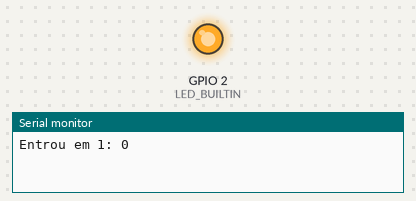
This sketch was run on a simulated ESP8266 (Wemos D1 mini). Parts: output pins drawn as LEDs (lit = HIGH, except the on-board LED, lit = LOW), the last lines printed to the serial monitor.

Above: at 1.5 s.
At 37.0 s:
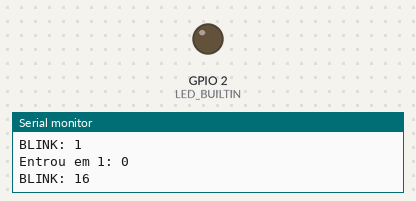
Timing chart, 0 to 42.1 s (numbered marks = the images above):
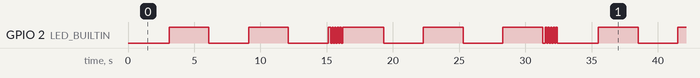

The sketch:

test.ino
```cpp
#include <Arduino.h>
#include <Time.h>
#include <TimeLib.h>
#include <Ticker.h>
#include <QueueList.h>
#include <stdlib.h>
#include <ESP8266HTTPClient.h>
#include <ESP8266WiFi.h>
#include <ESP8266mDNS.h>// comunica com o dns (ArduinoOTA)
#include <DNSServer.h> // habilita servidor dns no esp (WiFiManager)
#include <ESP8266WebServer.h>
#include <WiFiManager.h>
#include <ArduinoOTA.h>
#include <EEPROM.h>


void eAtual();
void blink();
bool eLed = 0;

class Sinalizador
{
    public:
        Sinalizador(int e);
        int getEstado();
        void setEstado(int e);
        int getCont();
        void setCont(int c);
        //Ticker getTicker();
        Ticker tsinalizador;
        Ticker setBlink;
        //Ticker setBlink2;


    private:
        int estado, cont = 0;


};


Sinalizador::Sinalizador(int e)
{
    estado = e;
    cont = 0;
    tsinalizador.attach_ms(100, eAtual);


}

int Sinalizador::getEstado()
{
    return this->estado;
}

int Sinalizador::getCont()
{
    return this->cont;
}

void Sinalizador::setEstado(int e)
{
    estado = e;
}

void Sinalizador::setCont(int c)
{
    cont = c;
}

Sinalizador s(5);

void eAtual()
{
  //Serial.println("eAtual");
  if(s.getEstado() == 5)//deverá dar duas piscadas longas e uma rapida
  {
    //Serial.println("ok estado");
    if(s.getCont() == 0)
    {
      Serial.print("Entrou em 1: ");
      Serial.println(s.getCont());
      s.setCont(16);
      //s.setBlink2.detach();
      s.setBlink.attach_ms(3000, blink);

    }
    else if(s.getCont() == 11)
    {
      Serial.print("entrou em 2: ");
      Serial.println(s.getCont());
      //s.setBlink.detach();
      s.setCont(10);
      s.setBlink.attach_ms(100, blink);
    }

  }

}

void blink()
{
    eLed = !eLed;
    Serial.print("BLINK: ");
    Serial.println(s.getCont());
    digitalWrite(LED_BUILTIN, eLed);
    s.setCont(s.getCont() - 1);
}


/*
                                              tttt
                                           ttt:::t
                                           t:::::t
                                           t:::::t
    ssssssssss       eeeeeeeeeeee    ttttttt:::::ttttttt    uuuuuu    uuuuuu ppppp   ppppppppp
  ss::::::::::s    ee::::::::::::ee  t:::::::::::::::::t    u::::u    u::::u p::::ppp:::::::::p
ss:::::::::::::s  e::::::eeeee:::::eet:::::::::::::::::t    u::::u    u::::u p:::::::::::::::::p
s::::::ssss:::::se::::::e     e:::::etttttt:::::::tttttt    u::::u    u::::u pp::::::ppppp::::::p
 s:::::s  ssssss e:::::::eeeee::::::e      t:::::t          u::::u    u::::u  p:::::p     p:::::p
   s::::::s      e:::::::::::::::::e       t:::::t          u::::u    u::::u  p:::::p     p:::::p
      s::::::s   e::::::eeeeeeeeeee        t:::::t          u::::u    u::::u  p:::::p     p:::::p
ssssss   s:::::s e:::::::e                 t:::::t    ttttttu:::::uuuu:::::u  p:::::p    p::::::p
s:::::ssss::::::se::::::::e                t::::::tttt:::::tu:::::::::::::::uup:::::ppppp:::::::p
s::::::::::::::s  e::::::::eeeeeeee        tt::::::::::::::t u:::::::::::::::up::::::::::::::::p
 s:::::::::::ss    ee:::::::::::::e          tt:::::::::::tt  uu::::::::uu:::up::::::::::::::pp
  sssssssssss        eeeeeeeeeeeeee            ttttttttttt      uuuuuuuu  uuuup::::::pppppppp
                                                                              p:::::p
                                                                              p:::::p
                                                                             p:::::::p
                                                                             p:::::::p
                                                                             p:::::::p
                                                                             ppppppppp*/


void setup ()
{
  pinMode(LED_BUILTIN, OUTPUT);
  Serial.begin(115200);
  //s.setEstado(5);


}

/*
lllllll
l:::::l
l:::::l
l:::::l
 l::::l    ooooooooooo      ooooooooooo   ppppp   ppppppppp
 l::::l  oo:::::::::::oo  oo:::::::::::oo p::::ppp:::::::::p
 l::::l o:::::::::::::::oo:::::::::::::::op:::::::::::::::::p
 l::::l o:::::ooooo:::::oo:::::ooooo:::::opp::::::ppppp::::::p
 l::::l o::::o     o::::oo::::o     o::::o p:::::p     p:::::p
 l::::l o::::o     o::::oo::::o     o::::o p:::::p     p:::::p
 l::::l o::::o     o::::oo::::o     o::::o p:::::p     p:::::p
 l::::l o::::o     o::::oo::::o     o::::o p:::::p    p::::::p
l::::::lo:::::ooooo:::::oo:::::ooooo:::::o p:::::ppppp:::::::p
l::::::lo:::::::::::::::oo:::::::::::::::o p::::::::::::::::p
l::::::l oo:::::::::::oo  oo:::::::::::oo  p::::::::::::::pp
llllllll   ooooooooooo      ooooooooooo    p::::::pppppppp
                                           p:::::p
                                           p:::::p
                                          p:::::::p
                                          p:::::::p
                                          p:::::::p
                                          ppppppppp*/

void loop()
{

    //Serial.println(s.getEstado());
    delay(5000);
    //Serial.println("Mudei o estado");


}
```

Measured:
- by itself, GPIO 2 (LED_BUILTIN): moves between LOW and HIGH, repeating every 32.4 s
- by itself, everything shown: repeats every 32.4 s, in 30 steps
